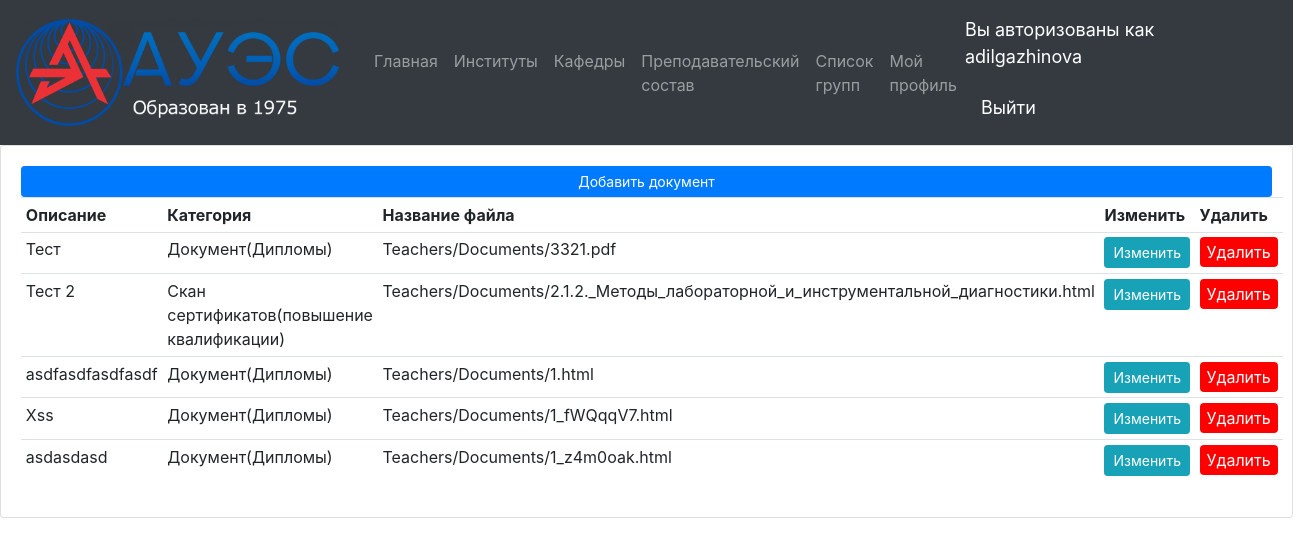
/user/documents (signed in), run on the app's committed database.
### aues_portal/models.py (models this page shows, shortened)
class Document(models.Model):
	CATEGORY = (
		('document' ,'Документ(Дипломы)'),
		('sertificat' ,'Скан сертификатов(повышение квалификации)'),
		('article' ,'Оттиск из статьи'),
		('award' ,'Награды'),
		)
	name = models.TextField("Описание документа")
	doc_name = models.ForeignKey(Teacher, verbose_name = "Кому принадлежит докумет", on_delete = models.CASCADE, related_query_name = "document_name")
	category = models.CharField("Категория", max_length = 10, choices = CATEGORY)
	file = models.FileField("Документ", upload_to = "Teachers/Documents/", validators=[FileExtensionValidator(allowed_extensions=['pdf'])])
	class Meta:
		verbose_name = "Документ"
		verbose_name_plural = "Документы"

### aues_portal/decorators.py (the view)
	def wrapper_func(request, *args, **kwargs):
		if request.user.is_anonymous:
			return HttpResponse('Ошибка доступа')
		else:
			return view_func(request, *args, **kwargs)

### aues_portal/views.py (called while the page is built)
@authenticated_user
def documents(request):
	document = Document.objects.all()
	context = {'document':document,
	}
	return render(request, 'html/documents.html', context)

### aues_portal/templates/html/documents.html (shortened to what this page needs)
{% extends 'html/main.html' %}
{% block content %}
<div class="card card-body">
	<a class="btn btn-primary btn-sm btn-block" href="{% url 'doc_add' %}">Добавить документ</a>
	<table class="table table-sm">
		<tr>
			<th>Описание</th>
			<th>Категория</th>
			<th>Название файла</th>
			<th>Изменить</th>
			<th>Удалить</th>
		</tr>
		{% for doc in document %}
			{% if doc.doc_name == request.user.teacher %}
				<tr>
					<td>{{doc.name}}</td>
					{% if doc.category == 'document' %}
						<td>Документ(Дипломы)</td>
					{% elif doc.category == 'sertificat' %}
						<td>Скан сертификатов(повышение квалификации)</td>
					{% elif doc.category == 'article' %}
						<td>Оттиск из статьи</td>
					{% elif doc.category == 'award' %}
						<td>Награды</td>
					{% endif %}
					<td>{{doc.file.name}}</td>
					<td><a class="btn btn-sm btn-info" href="{% url 'doc_upd' doc.id %}">Изменить</a></td>
					<td>
						<form action="{% url 'doc_del' doc.id %}" method="POST" onsubmit="return ConfirmDelete()">
							<input class="btn login_btn" id="Red" type="submit" name="Confirm"  value="Удалить">
						</form>
					</td>
				</tr>
			{% endif %}
		{% endfor %}
	</table>
</div>
{% endblock %}

### aues_portal/templates/html/navbar.html (shortened to what this page needs)
{% load static %}
<nav class="navbar navbar-expand-lg navbar-dark bg-dark">
  <img id="logo" src="{% static 'images/log.png' %}">
  <div class="collapse navbar-collapse" id="navbarSupportedContent">
    <ul class="navbar-nav mr-auto">
        <a class="nav-link" href="{% url 'home' %}">Главная</a>
        <a class="nav-link" href="{% url 'instituts' %}">Институты</a>
        <a class="nav-link" href="{% url 'departments' %}">Кафедры</a>
        <a class="nav-link" href="{% url 'teachers' %}">Преподавательский состав</a>
      {% if request.user.is_authenticated %}
          <a class="nav-link" href="{% url 'groups' %}">Список групп</a>
      {% endif %}
      {% if request.user.is_authenticated %}
          <a class="nav-link" href="{% url 'user' %}">Мой профиль</a>
      {% endif %}
    </ul>
    <span class="form-inline my-2 my-lg-0">
      {% if request.user.is_authenticated %}
        <span id = "hellow-msg" class="navbar-text mr-sm-2">Вы авторизованы как {{request.user}}</span>
        <span id = "hellow-msg" class="navbar-text my-2 my-sm-0"><a class="nav-link" href="{% url 'logout' %}">Выйти</a></span>
        {% else %}
        <span id = "hellow-msg" class="navbar-text mr-sm-2">Вы авторизованы как Гость</span>
        <span id = "hellow-msg" class="navbar-text my-2 my-sm-0"><a class="nav-link" href="{% url 'login' %}">Войти</a></span>
      {% endif %}
    </span>
  </div>
</nav>

### static/css/main.css (style rules this page uses)
#hellow-msg { font-size: 18px; color: #fff; }
#logo { max-width: 350px; }
#Red { background-color: red; border: 10px; color: white; padding: 3px 7px; text-decoration: none; cursor: pointer; }

### data on the page
Document: name "Тест", category "Документ(Дипломы)", file.name "Teachers/Documents/3321.pdf"
Document: name "Тест 2", shows "Скан сертификатов(повышение квалификации)", file.name "Teachers/Documents/2.1.2._Методы_лабораторной_и_инструментальной_диагностики.html"
Document: name "asdfasdfasdfasdf", category "Документ(Дипломы)", file.name "Teachers/Documents/1.html"
Document: name "Xss", category "Документ(Дипломы)", file.name "Teachers/Documents/1_fWQqqV7.html"
Document: name "asdasdasd", category "Документ(Дипломы)", file.name "Teachers/Documents/1_z4m0oak.html"

### other printed values
{{ request.user }} "adilgazhinova"
